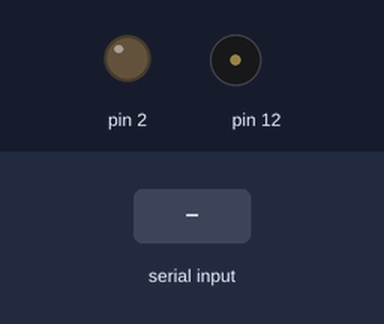
Bench run of a sketch on a simulated Arduino Uno, built with avr-gcc and run on an emulated ATmega328P. On the bench: output pins drawn as LEDs (lit = HIGH), buzzer (waves = sounding). Inputs (shaded band) come from the test bench.

Above: at 1.2 s.
1.3 s: "a" received over Serial
At 1.8 s:
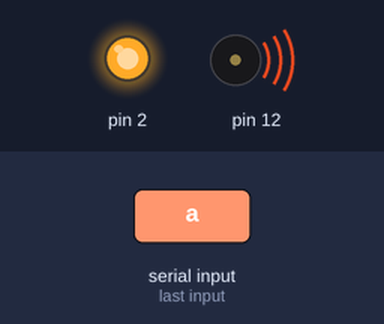
At 4.1 s:
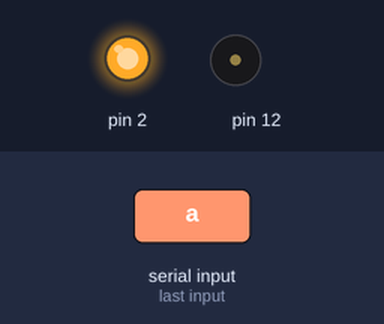
Timing chart, 0 to 5.6 s (numbered marks = the images above; inputs shaded):
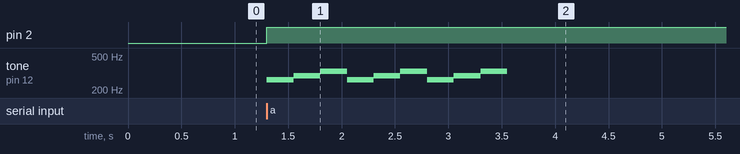

The sketch:

6_5_1.ino
```cpp
// C++ code
//
char input;
int melody[] = {262,294,330};
void setup()
{
  pinMode(2, OUTPUT);
  Serial.begin(9600);
}

void loop()
{
  if (Serial.available()>0){
  input = Serial.read();

    if(input=='a'){
      digitalWrite(2,1);
      for(int i=0;i<3;i++){
        for(int j=0;j<3;j++){
          tone(12,melody[j],250);
          delay(250);
          noTone(12);
        }
      }
    }
  }
}
```

Measured:
- after the input at 1.3 s, pin 2: LOW → HIGH at once; tone on pin 12: silent → 262 Hz at once, then repeats every 0.75 s: 294 Hz 0.25 s, 330 Hz 0.25 s, 262 Hz 0.25 s, until it stays silent from 3.6 s
